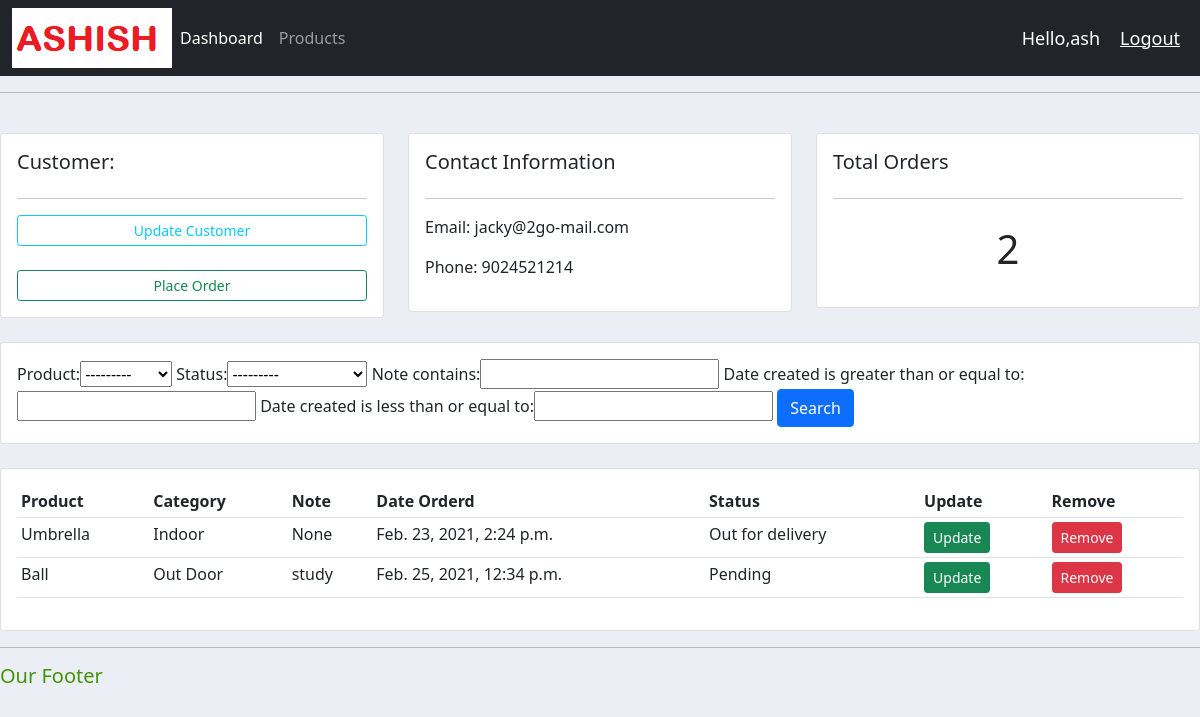
The page /customer/2/ (signed in) on the database its author committed.
### accounts/models.py (models this page shows, shortened)
class Customer(models.Model):
    name = models.CharField(max_length=200, null=True)
    phone = models.CharField(max_length=10, null=True)
    email = models.CharField(max_length=100, null=True)
    date_created = models.DateTimeField(auto_now_add=True, null=True)

class Order(models.Model):
    STATUS = (
            ('Pending', 'Pending'),
            ('Out for delivery', 'Out for delivery'),
            ('Delivered', 'Delivered'),
            )
    customer = models.ForeignKey(Customer, null=True, on_delete = models.SET_NULL)
    product = models.ForeignKey(Product, null=True, on_delete = models.SET_NULL)
    date_created = models.DateTimeField(auto_now_add=True, null=True)
    status = models.CharField(max_length=100, null=True, choices=STATUS)
    note = models.CharField(max_length=100, null=True)

class Product(models.Model):
    CATEGORY = (
              ('Indoor', 'Indoor'),
              ('Out Door', 'Out Door'),
              )
    name = models.CharField(max_length=100, null=True)
    price =models.FloatField(null=True)
    category = models.CharField(max_length=100, null=True, choices=CATEGORY)
    description = models.CharField(max_length=100, null=True, blank=True)
    date_created = models.DateTimeField(auto_now_add=True, null=True)
    tag = models.ManyToManyField(Tag)
    def __str__(self):
        return self.name

### accounts/decorators.py (the view)
        def wrapper_func(request, *args, **kwargs):
            group = None
            if(request.user.groups.exists()):
                group = request.user.groups.all()[0].name
            if(group in allowed_roles):
                return view_func(request, *args, **kwargs)
            else:
                return HttpResponse("You are not authorized to view this page.")

### accounts/views.py (called while the page is built)
@login_required(login_url='login')
@allowed_users(allowed_roles=['admin'])
def customer(request,pk):
    customer = Customer.objects.get(id=pk)
    orders = customer.order_set.all()
    total_orders = orders.count()
    myFilter = OrderFilter(request.GET, queryset=orders)
    orders = myFilter.qs
    context = {'customer':customer, 'orders':orders,'total_orders':total_orders, 'myFilter':myFilter}
    return render(request,'accounts/customer.html',context=context)

### accounts/templates/accounts/customer.html
{% extends 'accounts/main.html' %}
{% block content %}
	<br>
<div class="row">
	<div class="col-md">
		<div class="card card-body">
			<h5>Customer:</h5>
			<hr>
			<a class="btn btn-outline-info  btn-sm btn-block" href="">Update Customer</a>
			<br>
			<a class="btn btn-outline-success  btn-sm btn-block" href="{% url 'create_order' customer.id %}">Place Order</a>
		</div>
	</div>
	<div class="col-md">
		<div class="card card-body">
			<h5>Contact Information</h5>
			<hr>
			<p>Email: {{customer.email}}</p>
			<p>Phone: {{customer.phone}}</p>
		</div>
	</div>
	<div class="col-md">
		<div class="card card-body">
			<h5>Total Orders</h5>
			<hr>
			<h1 style="text-align: center;padding: 10px">{{total_orders}}</h1>
		</div>
	</div>
</div>
<br>
<div class="row">
	<div class="col">
		<div class="card card-body">
			<form method="get">
				{{myFilter.form}}
		    <button class="btn btn-primary" type="submit">Search</button>
		  </form>
		</div>
	</div>
</div>
<br>
<div class="row">
	<div class="col-md">
		<div class="card card-body">
			<table class="table table-sm">
				<tr>
					<th>Product</th>
					<th>Category</th>
					<th>Note</th>
					<th>Date Orderd</th>
					<th>Status</th>
					<th>Update</th>
					<th>Remove</th>
				</tr>
				{%for order in orders%}
				<tr>
					<td>{{order.product}}</td>
					<td>{{order.product.category}}</td>
					<td>{{order.note}}</td>
					<td>{{order.date_created}}</td>
					<td>{{order.status}}</td>
					<td><a class="btn btn-sm btn-success" href="{% url 'update_order' order.id %}" role="button">Update</a></td>
					<td><a class="btn btn-sm btn-danger" href="{% url 'delete_order' order.id %}" role="button">Remove</a></td>
				</tr>
				{% endfor %}
			</table>
		</div>
	</div>
</div>
{% endblock content %}

### accounts/templates/accounts/navbar.html (shortened to what this page needs)
{% load static %}
<nav class="navbar navbar-expand-lg navbar-dark bg-dark">
  <div class="container-fluid">
    <img src="{% static 'images/logo.png' %}">
    <div class="collapse navbar-collapse" id="navbarNav">
      <ul class="navbar-nav">
        {% if request.user.is_staff %}
        <li class="nav-item">
          <a class="nav-link active" aria-current="page" href="{% url 'home' %}">Dashboard</a>
        </li>
        <li class="nav-item">
          <a class="nav-link" href="{% url 'products' %}">Products</a>
        </li>
        {% endif %}
      </ul>
    </div>
  </div>
  <span class="hello-msg">Hello,{{request.user}}</span>
  <span><a class="hello-msg" href="{% url 'logout' %}">Logout</a>
</nav>

### static/css/main.css (style rules this page uses)
body { background-color: #ebeff5; }

### accounts/templates/accounts/navbar.html (style rules this page uses)
.hello-msg { font-size: 18px; color: #ffff; margin-right: 20px; }

### rows shown on the page
Customer: email "jacky@2go-mail.com", phone "9024521214"
Order: product "Umbrella", product.category "Indoor", note "None", date_created "Feb. 23, 2021, 2:24 p.m.", status "Out for delivery"
Order: product "Ball", product.category "Out Door", note "study", date_created "Feb. 25, 2021, 12:34 p.m.", status "Pending"

### other values the page prints
{{ request.user }} "ash"
{{ total_orders }} "2"
